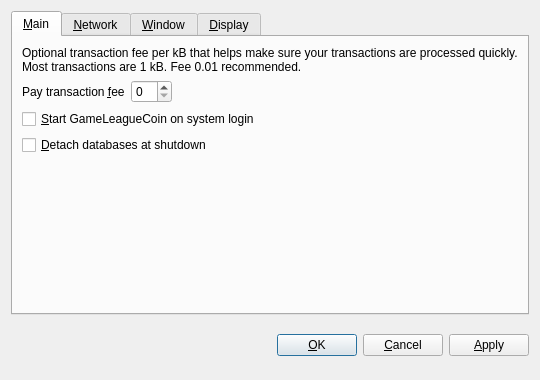
<?xml version="1.0" encoding="UTF-8"?>
<ui version="4.0">
 <class>OptionsDialog</class>
 <widget class="QDialog" name="OptionsDialog">
  <property name="geometry">
   <rect>
    <x>0</x>
    <y>0</y>
    <width>540</width>
    <height>380</height>
   </rect>
  </property>
  <property name="windowTitle">
   <string>Options</string>
  </property>
  <property name="modal">
   <bool>true</bool>
  </property>
  <layout class="QVBoxLayout" name="verticalLayout">
   <item>
    <widget class="QTabWidget" name="tabWidget">
     <property name="tabPosition">
      <enum>QTabWidget::North</enum>
     </property>
     <property name="currentIndex">
      <number>0</number>
     </property>
     <widget class="QWidget" name="tabMain">
      <attribute name="title">
       <string>&amp;Main</string>
      </attribute>
      <layout class="QVBoxLayout" name="verticalLayout_Main">
       <item>
        <widget class="QLabel" name="transactionFeeInfoLabel">
         <property name="text">
          <string>Optional transaction fee per kB that helps make sure your transactions are processed quickly. Most transactions are 1 kB. Fee 0.01 recommended.</string>
         </property>
         <property name="textFormat">
          <enum>Qt::PlainText</enum>
         </property>
         <property name="wordWrap">
          <bool>true</bool>
         </property>
        </widget>
       </item>
       <item>
        <layout class="QHBoxLayout" name="horizontalLayout_Main">
         <item>
          <widget class="QLabel" name="transactionFeeLabel">
           <property name="text">
            <string>Pay transaction &amp;fee</string>
           </property>
           <property name="textFormat">
            <enum>Qt::PlainText</enum>
           </property>
           <property name="buddy">
            <cstring>transactionFee</cstring>
           </property>
          </widget>
         </item>
         <item>
          <widget class="BitcoinAmountField" name="transactionFee"/>
         </item>
         <item>
          <spacer name="horizontalSpacer_Main">
           <property name="orientation">
            <enum>Qt::Horizontal</enum>
           </property>
           <property name="sizeHint" stdset="0">
            <size>
             <width>40</width>
             <height>20</height>
            </size>
           </property>
          </spacer>
         </item>
        </layout>
       </item>
       <item>
        <widget class="QCheckBox" name="bitcoinAtStartup">
         <property name="toolTip">
          <string>Automatically start GameLeagueCoin after logging in to the system.</string>
         </property>
         <property name="text">
          <string>&amp;Start GameLeagueCoin on system login</string>
         </property>
        </widget>
       </item>
       <item>
        <widget class="QCheckBox" name="detachDatabases">
         <property name="toolTip">
          <string>Detach block and address databases at shutdown. This means they can be moved to another data directory, but it slows down shutdown. The wallet is always detached.</string>
         </property>
         <property name="text">
          <string>&amp;Detach databases at shutdown</string>
         </property>
        </widget>
       </item>
       <item>
        <spacer name="verticalSpacer_Main">
         <property name="orientation">
          <enum>Qt::Vertical</enum>
         </property>
         <property name="sizeHint" stdset="0">
          <size>
           <width>20</width>
           <height>40</height>
          </size>
         </property>
        </spacer>
       </item>
      </layout>
     </widget>
     <widget class="QWidget" name="tabNetwork">
      <attribute name="title">
       <string>&amp;Network</string>
      </attribute>
      <layout class="QVBoxLayout" name="verticalLayout_Network">
       <item>
        <widget class="QCheckBox" name="mapPortUpnp">
         <property name="toolTip">
          <string>Automatically open the GameLeagueCoin client port on the router. This only works when your router supports UPnP and it is enabled.</string>
         </property>
         <property name="text">
          <string>Map port using &amp;UPnP</string>
         </property>
        </widget>
       </item>
       <item>
        <widget class="QCheckBox" name="connectSocks">
         <property name="toolTip">
          <string>Connect to the GameLeagueCoin network through a SOCKS proxy (e.g. when connecting through Tor).</string>
         </property>
         <property name="text">
          <string>&amp;Connect through SOCKS proxy:</string>
         </property>
        </widget>
       </item>
       <item>
        <layout class="QHBoxLayout" name="horizontalLayout_Network">
         <item>
          <widget class="QLabel" name="proxyIpLabel">
           <property name="text">
            <string>Proxy &amp;IP:</string>
           </property>
           <property name="textFormat">
            <enum>Qt::PlainText</enum>
           </property>
           <property name="buddy">
            <cstring>proxyIp</cstring>
           </property>
          </widget>
         </item>
         <item>
          <widget class="QValidatedLineEdit" name="proxyIp">
           <property name="maximumSize">
            <size>
             <width>140</width>
             <height>16777215</height>
            </size>
           </property>
           <property name="toolTip">
            <string>IP address of the proxy (e.g. 127.0.0.1)</string>
           </property>
          </widget>
         </item>
         <item>
          <widget class="QLabel" name="proxyPortLabel">
           <property name="text">
            <string>&amp;Port:</string>
           </property>
           <property name="textFormat">
            <enum>Qt::PlainText</enum>
           </property>
           <property name="buddy">
            <cstring>proxyPort</cstring>
           </property>
          </widget>
         </item>
         <item>
          <widget class="QLineEdit" name="proxyPort">
           <property name="maximumSize">
            <size>
             <width>55</width>
             <height>16777215</height>
            </size>
           </property>
           <property name="toolTip">
            <string>Port of the proxy (e.g. 9050)</string>
           </property>
          </widget>
         </item>
         <item>
          <widget class="QLabel" name="socksVersionLabel">
           <property name="text">
            <string>SOCKS &amp;Version:</string>
           </property>
           <property name="textFormat">
            <enum>Qt::PlainText</enum>
           </property>
           <property name="buddy">
            <cstring>socksVersion</cstring>
           </property>
          </widget>
         </item>
         <item>
          <widget class="QValueComboBox" name="socksVersion">
           <property name="toolTip">
            <string>SOCKS version of the proxy (e.g. 5)</string>
           </property>
          </widget>
         </item>
         <item>
          <spacer name="horizontalSpacer_Network">
           <property name="orientation">
            <enum>Qt::Horizontal</enum>
           </property>
           <property name="sizeHint" stdset="0">
            <size>
             <width>40</width>
             <height>20</height>
            </size>
           </property>
          </spacer>
         </item>
        </layout>
       </item>
       <item>
        <spacer name="verticalSpacer_Network">
         <property name="orientation">
          <enum>Qt::Vertical</enum>
         </property>
         <property name="sizeHint" stdset="0">
          <size>
           <width>20</width>
           <height>40</height>
          </size>
         </property>
        </spacer>
       </item>
      </layout>
     </widget>
     <widget class="QWidget" name="tabWindow">
      <attribute name="title">
       <string>&amp;Window</string>
      </attribute>
      <layout class="QVBoxLayout" name="verticalLayout_Window">
       <item>
        <widget class="QCheckBox" name="minimizeToTray">
         <property name="toolTip">
          <string>Show only a tray icon after minimizing the window.</string>
         </property>
         <property name="text">
          <string>&amp;Minimize to the tray instead of the taskbar</string>
         </property>
        </widget>
       </item>
       <item>
        <widget class="QCheckBox" name="minimizeOnClose">
         <property name="toolTip">
          <string>Minimize instead of exit the application when the window is closed. When this option is enabled, the application will be closed only after selecting Quit in the menu.</string>
         </property>
         <property name="text">
          <string>M&amp;inimize on close</string>
         </property>
        </widget>
       </item>
       <item>
        <spacer name="verticalSpacer_Window">
         <property name="orientation">
          <enum>Qt::Vertical</enum>
         </property>
         <property name="sizeHint" stdset="0">
          <size>
           <width>20</width>
           <height>40</height>
          </size>
         </property>
        </spacer>
       </item>
      </layout>
     </widget>
     <widget class="QWidget" name="tabDisplay">
      <attribute name="title">
       <string>&amp;Display</string>
      </attribute>
      <layout class="QVBoxLayout" name="verticalLayout_Display">
       <item>
        <layout class="QHBoxLayout" name="horizontalLayout_1_Display">
         <item>
          <widget class="QLabel" name="langLabel">
           <property name="text">
            <string>User Interface &amp;language:</string>
           </property>
           <property name="textFormat">
            <enum>Qt::PlainText</enum>
           </property>
           <property name="buddy">
            <cstring>lang</cstring>
           </property>
          </widget>
         </item>
         <item>
          <widget class="QValueComboBox" name="lang">
           <property name="toolTip">
            <string>The user interface language can be set here. This setting will take effect after restarting GameLeagueCoin.</string>
           </property>
          </widget>
         </item>
        </layout>
       </item>
       <item>
        <layout class="QHBoxLayout" name="horizontalLayout_2_Display">
         <item>
          <widget class="QLabel" name="unitLabel">
           <property name="text">
            <string>&amp;Unit to show amounts in:</string>
           </property>
           <property name="textFormat">
            <enum>Qt::PlainText</enum>
           </property>
           <property name="buddy">
            <cstring>unit</cstring>
           </property>
          </widget>
         </item>
         <item>
          <widget class="QValueComboBox" name="unit">
           <property name="toolTip">
            <string>Choose the default subdivision unit to show in the interface and when sending coins.</string>
           </property>
          </widget>
         </item>
        </layout>
       </item>
       <item>
        <widget class="QCheckBox" name="displayAddresses">
         <property name="toolTip">
          <string>Whether to show GameLeagueCoin addresses in the transaction list or not.</string>
         </property>
         <property name="text">
          <string>&amp;Display addresses in transaction list</string>
         </property>
        </widget>
       </item>
       <item>
        <spacer name="verticalSpacer_Display">
         <property name="orientation">
          <enum>Qt::Vertical</enum>
         </property>
         <property name="sizeHint" stdset="0">
          <size>
           <width>20</width>
           <height>40</height>
          </size>
         </property>
        </spacer>
       </item>
      </layout>
     </widget>
    </widget>
   </item>
   <item>
    <layout class="QHBoxLayout" name="horizontalLayout_Buttons">
     <item>
      <spacer name="horizontalSpacer_1">
       <property name="orientation">
        <enum>Qt::Horizontal</enum>
       </property>
       <property name="sizeHint" stdset="0">
        <size>
         <width>40</width>
         <height>48</height>
        </size>
       </property>
      </spacer>
     </item>
     <item>
      <widget class="QLabel" name="statusLabel">
       <property name="font">
        <font>
         <weight>75</weight>
         <bold>true</bold>
        </font>
       </property>
       <property name="text">
        <string/>
       </property>
       <property name="textFormat">
        <enum>Qt::PlainText</enum>
       </property>
       <property name="wordWrap">
        <bool>true</bool>
       </property>
      </widget>
     </item>
     <item>
      <spacer name="horizontalSpacer_2">
       <property name="orientation">
        <enum>Qt::Horizontal</enum>
       </property>
       <property name="sizeHint" stdset="0">
        <size>
         <width>40</width>
         <height>48</height>
        </size>
       </property>
      </spacer>
     </item>
     <item>
      <widget class="QPushButton" name="okButton">
       <property name="text">
        <string>&amp;OK</string>
       </property>
      </widget>
     </item>
     <item>
      <widget class="QPushButton" name="cancelButton">
       <property name="text">
        <string>&amp;Cancel</string>
       </property>
       <property name="autoDefault">
        <bool>false</bool>
       </property>
      </widget>
     </item>
     <item>
      <widget class="QPushButton" name="applyButton">
       <property name="text">
        <string>&amp;Apply</string>
       </property>
       <property name="autoDefault">
        <bool>false</bool>
       </property>
      </widget>
     </item>
    </layout>
   </item>
  </layout>
 </widget>
 <customwidgets>
  <customwidget>
   <class>BitcoinAmountField</class>
   <extends>QSpinBox</extends>
   <header>bitcoinamountfield.h</header>
  </customwidget>
  <customwidget>
   <class>QValueComboBox</class>
   <extends>QComboBox</extends>
   <header>qvaluecombobox.h</header>
  </customwidget>
  <customwidget>
   <class>QValidatedLineEdit</class>
   <extends>QLineEdit</extends>
   <header>qvalidatedlineedit.h</header>
  </customwidget>
 </customwidgets>
 <resources/>
 <connections/>
</ui>
